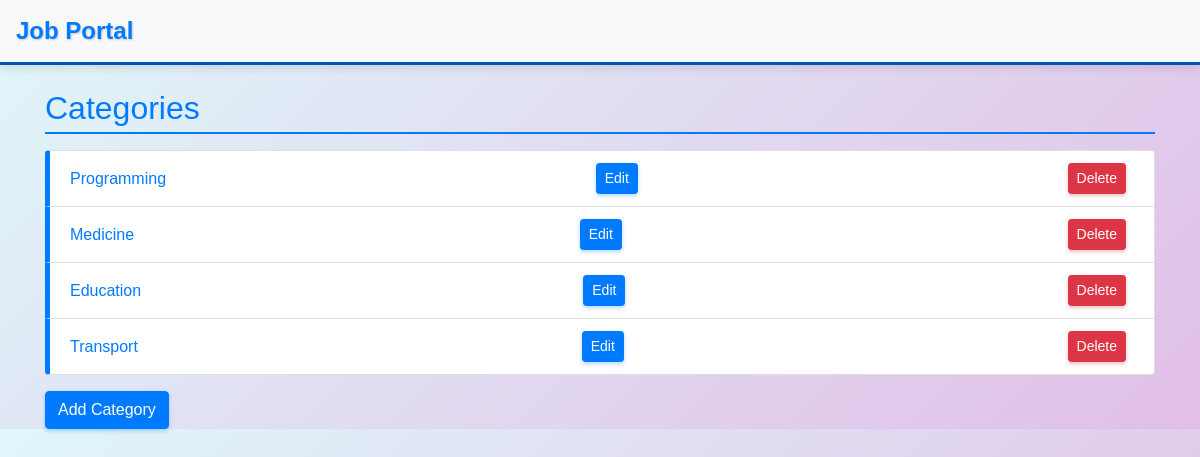
The page / on the database its author committed.
### vacancy/models.py (models this page shows, shortened)
class Category(models.Model):
    name = models.CharField(max_length=50)

### vacancy/views.py (the view)
# urls.py: path('', CategoryListView.as_view(), name='category_list'),
class CategoryListView(ListView):
    model = Category
    template_name = 'category_list.html'

### templates/category_list.html (shortened to what this page needs)
{% extends 'base.html' %}
{% block content %}
<h2>Categories</h2>
<ul class="list-group">
    {% for category in object_list %}
        <li class="list-group-item">
            <a href="{% url 'vacancies_by_category' category.pk %}">{{ category.name }}</a>
            <a href="{% url 'category_update' category.pk %}" class="btn btn-sm btn-primary float-right">Edit</a>
            <a href="{% url 'category_delete' category.pk %}" class="btn btn-sm btn-danger float-right mr-2">Delete</a>
        </li>
    {% endfor %}
</ul>
<a href="{% url 'category_create' %}" class="btn btn-primary mt-3">Add Category</a>
{% endblock %}

### static/css/main.css (style rules this page uses)
body { font-family: Arial, sans-serif; background: linear-gradient(135deg, #e0f7fa, #e1bee7); color: #333; transition: background-color 0.3s ease-in-out; }
h2 { font-size: 2rem; color: #007bff; border-bottom: 2px solid #007bff; padding-bottom: 5px; margin-bottom: 1rem; animation: fadeIn 1s ease-in-out; }
.list-group-item { display: flex; justify-content: space-between; align-items: center; background-color: #ffffff; color: #333; border-left: 5px solid #007bff; transition: background-color 0.3s ease; }
.btn-primary { background-color: #007bff; border-color: #007bff; box-shadow: 0 2px 4px rgba(0, 123, 255, 0.3); transition: background-color 0.3s, transform 0.2s; }
.btn-danger { background-color: #dc3545; border-color: #dc3545; box-shadow: 0 2px 4px rgba(220, 53, 69, 0.3); }

### rows shown on the page
Category: name "Programming"
Category: name "Medicine"
Category: name "Education"
Category: name "Transport"
